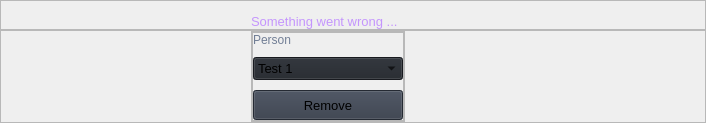
                            <widget class="QWidget" name="management_delete">
                             <layout class="QVBoxLayout" name="verticalLayout_40">
                              <property name="spacing">
                               <number>0</number>
                              </property>
                              <property name="leftMargin">
                               <number>0</number>
                              </property>
                              <property name="topMargin">
                               <number>0</number>
                              </property>
                              <property name="rightMargin">
                               <number>0</number>
                              </property>
                              <property name="bottomMargin">
                               <number>0</number>
                              </property>
                              <item>
                               <widget class="QFrame" name="frame_16">
                                <property name="minimumSize">
                                 <size>
                                  <width>0</width>
                                  <height>30</height>
                                 </size>
                                </property>
                                <property name="maximumSize">
                                 <size>
                                  <width>16777215</width>
                                  <height>30</height>
                                 </size>
                                </property>
                                <property name="frameShape">
                                 <enum>QFrame::StyledPanel</enum>
                                </property>
                                <property name="frameShadow">
                                 <enum>QFrame::Raised</enum>
                                </property>
                                <layout class="QHBoxLayout" name="horizontalLayout_16">
                                 <property name="spacing">
                                  <number>0</number>
                                 </property>
                                 <property name="leftMargin">
                                  <number>250</number>
                                 </property>
                                 <property name="topMargin">
                                  <number>0</number>
                                 </property>
                                 <property name="rightMargin">
                                  <number>0</number>
                                 </property>
                                 <property name="bottomMargin">
                                  <number>0</number>
                                 </property>
                                 <item alignment="Qt::AlignBottom">
                                  <widget class="QLabel" name="error_delete">
                                   <property name="font">
                                    <font>
                                     <family>Segoe UI</family>
                                     <pointsize>10</pointsize>
                                     <weight>50</weight>
                                     <italic>false</italic>
                                     <bold>false</bold>
                                    </font>
                                   </property>
                                   <property name="styleSheet">
                                    <string notr="true">color:#c495fd;</string>
                                   </property>
                                   <property name="text">
                                    <string>Something went wrong ...</string>
                                   </property>
                                  </widget>
                                 </item>
                                </layout>
                               </widget>
                              </item>
                              <item>
                               <widget class="QFrame" name="frame_13">
                                <property name="frameShape">
                                 <enum>QFrame::StyledPanel</enum>
                                </property>
                                <property name="frameShadow">
                                 <enum>QFrame::Raised</enum>
                                </property>
                                <layout class="QVBoxLayout" name="verticalLayout_37">
                                 <property name="spacing">
                                  <number>0</number>
                                 </property>
                                 <property name="leftMargin">
                                  <number>250</number>
                                 </property>
                                 <property name="topMargin">
                                  <number>0</number>
                                 </property>
                                 <property name="rightMargin">
                                  <number>300</number>
                                 </property>
                                 <property name="bottomMargin">
                                  <number>0</number>
                                 </property>
                                 <item>
                                  <widget class="QFrame" name="frame_14">
                                   <property name="frameShape">
                                    <enum>QFrame::StyledPanel</enum>
                                   </property>
                                   <property name="frameShadow">
                                    <enum>QFrame::Raised</enum>
                                   </property>
                                   <layout class="QHBoxLayout" name="horizontalLayout_17">
                                    <property name="spacing">
                                     <number>0</number>
                                    </property>
                                    <property name="leftMargin">
                                     <number>0</number>
                                    </property>
                                    <property name="topMargin">
                                     <number>0</number>
                                    </property>
                                    <property name="rightMargin">
                                     <number>0</number>
                                    </property>
                                    <property name="bottomMargin">
                                     <number>0</number>
                                    </property>
                                    <item alignment="Qt::AlignTop">
                                     <widget class="QFrame" name="frame_15">
                                      <property name="frameShape">
                                       <enum>QFrame::StyledPanel</enum>
                                      </property>
                                      <property name="frameShadow">
                                       <enum>QFrame::Raised</enum>
                                      </property>
                                      <layout class="QVBoxLayout" name="verticalLayout_38">
                                       <property name="spacing">
                                        <number>0</number>
                                       </property>
                                       <property name="leftMargin">
                                        <number>0</number>
                                       </property>
                                       <property name="topMargin">
                                        <number>0</number>
                                       </property>
                                       <property name="rightMargin">
                                        <number>0</number>
                                       </property>
                                       <property name="bottomMargin">
                                        <number>0</number>
                                       </property>
                                       <item>
                                        <layout class="QGridLayout" name="gridLayout_16">
                                         <property name="verticalSpacing">
                                          <number>10</number>
                                         </property>
                                         <item row="1" column="0" alignment="Qt::AlignHCenter">
                                          <widget class="QPushButton" name="btn_delete_remove">
                                           <property name="minimumSize">
                                            <size>
                                             <width>150</width>
                                             <height>30</height>
                                            </size>
                                           </property>
                                           <property name="font">
                                            <font>
                                             <family>Segoe UI</family>
                                             <pointsize>10</pointsize>
                                             <weight>50</weight>
                                             <italic>false</italic>
                                             <bold>false</bold>
                                            </font>
                                           </property>
                                           <property name="cursor">
                                            <cursorShape>PointingHandCursor</cursorShape>
                                           </property>
                                           <property name="styleSheet">
                                            <string notr="true">background-color: rgb(52, 59, 72);</string>
                                           </property>
                                           <property name="text">
                                            <string>Remove</string>
                                           </property>
                                           <property name="icon">
                                            <iconset resource="resources.qrc">
                                             <normaloff>:/icons/images/icons/cil-user-unfollow.png</normaloff>:/icons/images/icons/cil-user-unfollow.png</iconset>
                                           </property>
                                          </widget>
                                         </item>
                                         <item row="0" column="0">
                                          <layout class="QGridLayout" name="gridLayout_15">
                                           <property name="bottomMargin">
                                            <number>0</number>
                                           </property>
                                           <property name="verticalSpacing">
                                            <number>10</number>
                                           </property>
                                           <item row="0" column="0">
                                            <widget class="QLabel" name="labelVersion_18">
                                             <property name="styleSheet">
                                              <string notr="true">color: rgb(113, 126, 149);</string>
                                             </property>
                                             <property name="lineWidth">
                                              <number>1</number>
                                             </property>
                                             <property name="text">
                                              <string>Person</string>
                                             </property>
                                             <property name="alignment">
                                              <set>Qt::AlignLeading|Qt::AlignLeft|Qt::AlignVCenter</set>
                                             </property>
                                            </widget>
                                           </item>
                                           <item row="1" column="0">
                                            <widget class="QComboBox" name="delete_comboBox">
                                             <property name="font">
                                              <font>
                                               <family>Segoe UI</family>
                                               <pointsize>10</pointsize>
                                               <weight>50</weight>
                                               <italic>false</italic>
                                               <bold>false</bold>
                                              </font>
                                             </property>
                                             <property name="autoFillBackground">
                                              <bool>false</bool>
                                             </property>
                                             <property name="styleSheet">
                                              <string notr="true">background-color: rgb(33, 37, 43);</string>
                                             </property>
                                             <property name="iconSize">
                                              <size>
                                               <width>16</width>
                                               <height>16</height>
                                              </size>
                                             </property>
                                             <property name="frame">
                                              <bool>true</bool>
                                             </property>
                                             <item>
                                              <property name="text">
                                               <string>Test 1</string>
                                              </property>
                                             </item>
                                             <item>
                                              <property name="text">
                                               <string>Test 2</string>
                                              </property>
                                             </item>
                                             <item>
                                              <property name="text">
                                               <string>Test 3</string>
                                              </property>
                                             </item>
                                            </widget>
                                           </item>
                                          </layout>
                                         </item>
                                        </layout>
                                       </item>
                                      </layout>
                                     </widget>
                                    </item>
                                   </layout>
                                  </widget>
                                 </item>
                                </layout>
                               </widget>
                              </item>
                             </layout>
                            </widget>
